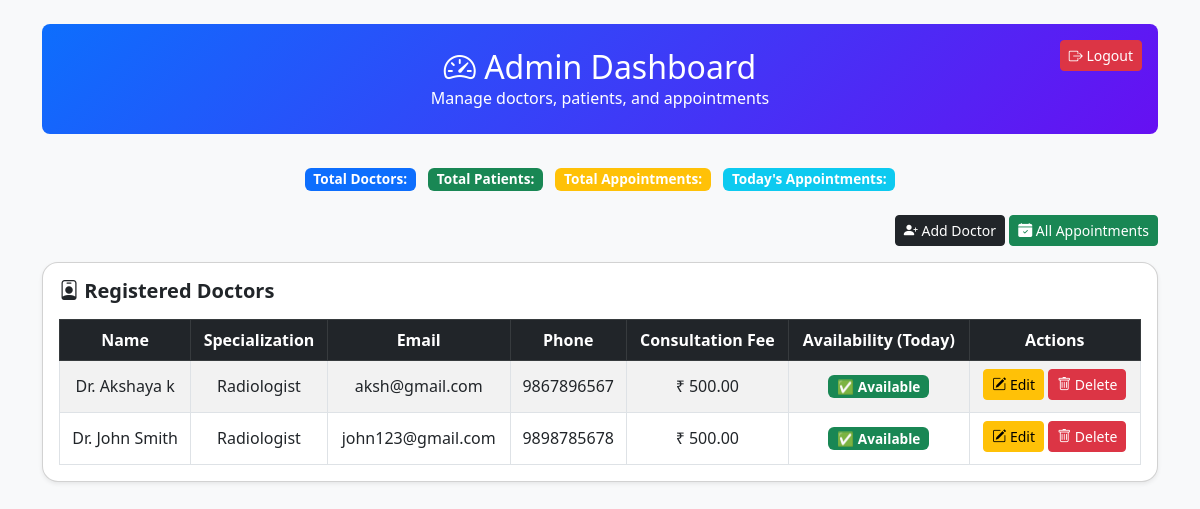
Screenshot of /admin_home/ (signed in) with the database file from the repository.
### managementapp/models.py (models this page shows, shortened)
class Doctor(models.Model):
    name = models.CharField(max_length=100)
    doc_spec = models.CharField(max_length=255)
    email = models.EmailField(null=True, blank=True)
    phone_number = models.CharField(max_length=15)
    qualification = models.CharField(max_length=200, help_text="E.g., MBBS, MD, PhD")
    photo = models.ImageField(upload_to='doctor_photos/', blank=True, null=True)
    medical_department = models.CharField(max_length=100)
    consultation_fee = models.DecimalField(
    max_digits=8, decimal_places=2, default=500.00,
    help_text="Fee in your currency"
)
    user = models.ForeignKey(User, on_delete=models.CASCADE, related_name='doctors')
    available = models.BooleanField(default=True)

### managementapp/views.py (the view)
# urls.py: path('admin_home/', views.admin_home, name='admin_home'),
@login_required
def admin_home(request):
    doctors = Doctor.objects.all()
    today = now().date()
    doctor_status = []
    for doc in doctors:
        leave = DoctorLeave.objects.filter(doctor=doc, date=today).first()
        if leave:
            status = leave.status()   # using DoctorLeave.status() method
        else:
            status = "✅ Available"
        doctor_status.append({
            "doctor": doc,
            "status": status
        })
    return render(request, "admin_home.html", {"doctor_status": doctor_status})

### managementapp/models.py (called while the page is built)
    def status(self):
        if not self.morning and not self.afternoon:
            return "❌ Full Day Leave"
        elif not self.morning:
            return "☀️ Morning Leave"
        elif not self.afternoon:
            return "🌙 Afternoon Leave"
        return "✅ Available"

### managementapp/Templates/admin_home.html (shortened to what this page needs)
{% load static %}
<!DOCTYPE html>
<html lang="en">
<head>
<link href="https://cdn.jsdelivr.net/npm/bootstrap@5.3.0/dist/css/bootstrap.min.css" rel="stylesheet">
<link href="https://cdn.jsdelivr.net/npm/bootstrap-icons@1.10.5/font/bootstrap-icons.css" rel="stylesheet">
</head>
<body>
<div class="container py-4">
    <div class="dashboard-header text-center">
        <h1><i class="bi bi-speedometer2"></i> Admin Dashboard</h1>
        <p>Manage doctors, patients, and appointments</p>
        <form action="{% url 'logout' %}" method="post" class="logout-btn">
            <button type="submit" class="btn btn-danger btn-sm">
                <i class="bi bi-box-arrow-right"></i> Logout
            </button>
        </form>
    </div>
    <div class="mb-4 text-center">
        <span class="badge bg-primary me-2">Total Doctors: {{ total_doctors }}</span>
        <span class="badge bg-success me-2">Total Patients: {{ total_patients }}</span>
        <span class="badge bg-warning me-2">Total Appointments: {{ total_appointments }}</span>
        <span class="badge bg-info">Today's Appointments: {{ today_appointments }}</span>
    </div>
    <div class="mb-3 text-end">
        <a href="{% url 'register_doctor' %}" class="btn btn-dark btn-sm">
            <i class="bi bi-person-plus-fill"></i> Add Doctor
        </a>
        <a href="{% url 'appointments_list' %}" class="btn btn-success btn-sm">
            <i class="bi bi-calendar-check-fill"></i> All Appointments
        </a>
    </div>
    <div class="card shadow-sm">
        <div class="card-body">
            <h4 class="card-title mb-3"><i class="bi bi-person-badge"></i> Registered Doctors</h4>
            <div class="table-responsive">
                <table class="table table-bordered table-striped mb-0">
                    <thead class="table-dark sticky-top">
                        <tr>
                            <th>Name</th>
                            <th>Specialization</th>
                            <th>Email</th>
                            <th>Phone</th>
                            <th>Consultation Fee</th>
                            <th>Availability (Today)</th>
                            <th>Actions</th>
                        </tr>
                    </thead>
                    <tbody>
                        {% for item in doctor_status %}
                        <tr>
                            <td>Dr. {{ item.doctor.name }}</td>
                            <td>{{ item.doctor.doc_spec }}</td>
                            <td>{{ item.doctor.email }}</td>
                            <td>{{ item.doctor.phone_number }}</td>
                            <td>₹ {{ item.doctor.consultation_fee }}</td>
                            <td>
                                {% if "Available" in item.status %}
                                    <span class="badge bg-success">{{ item.status }}</span>
                                {% elif "Leave" in item.status %}
                                    <span class="badge bg-danger">{{ item.status }}</span>
                                {% else %}
                                    <span class="badge bg-warning text-dark">{{ item.status }}</span>
                                {% endif %}
                            </td>
                            <td class="action-btns">
                                <a href="{% url 'update_doctor' item.doctor.id %}" class="btn btn-warning btn-sm">
                                    <i class="bi bi-pencil-square"></i> Edit
                                </a>
                                <a href="{% url 'delete_doctor' item.doctor.id %}" class="btn btn-danger btn-sm" onclick="return confirm('Are you sure?');">
                                    <i class="bi bi-trash"></i> Delete
                                </a>
                            </td>
                        </tr>
                        {% empty %}
                        <tr>
                            <td colspan="8" class="text-center text-muted">No doctors found.</td>
                        </tr>
                        {% endfor %}
                    </tbody>
                </table>
            </div>
        </div>
    </div>
</div>
</body>
</html>

### managementapp/Templates/admin_home.html (style rules this page uses)
body { background: #f8f9fa; min-height: 100vh; }
.dashboard-header { background: linear-gradient(135deg, #0d6efd, #6610f2); color: white; padding: 1.5rem 2rem; border-radius: 0.5rem; margin-bottom: 2rem; position: relative; }
.dashboard-header h1 { margin: 0; font-size: 2rem; }
.dashboard-header p { margin: 0; font-size: 1rem; }
.logout-btn { position: absolute; top: 1rem; right: 1rem; }
.table th, .table td { vertical-align: middle; text-align: center; }
.badge { font-size: 0.85em; }
.action-btns a { margin-bottom: 0.25rem; display: inline-block; }
.card { border-radius: 1rem; }
.card-title { font-size: 1.25rem; font-weight: 600; }
.table-responsive { max-height: 500px; overflow-y: auto; }

### rows the page displays
Doctor: doctor.name "Akshaya k", doctor.doc_spec "Radiologist", doctor.email "aksh@gmail.com", doctor.phone_number "9867896567", doctor.consultation_fee "500.00", status "✅ Available"
Doctor: doctor.name "John Smith", doctor.doc_spec "Radiologist", doctor.email "john123@gmail.com", doctor.phone_number "9898785678", doctor.consultation_fee "500.00", status "✅ Available"
